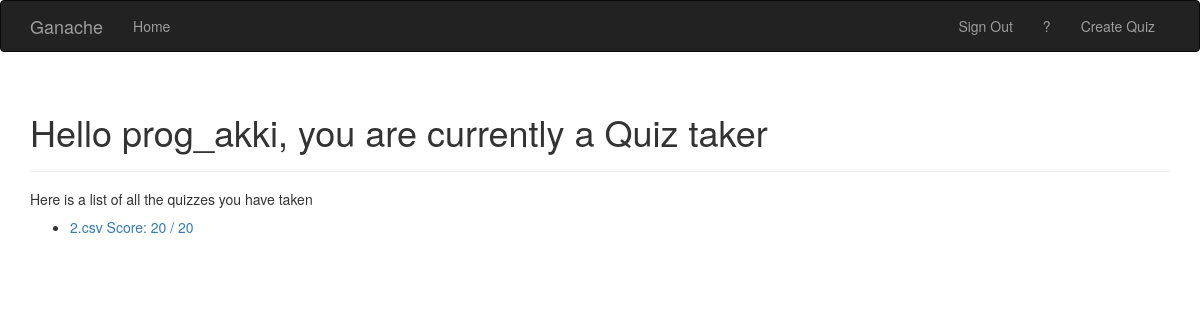
Before: / (signed in) with the older database file.
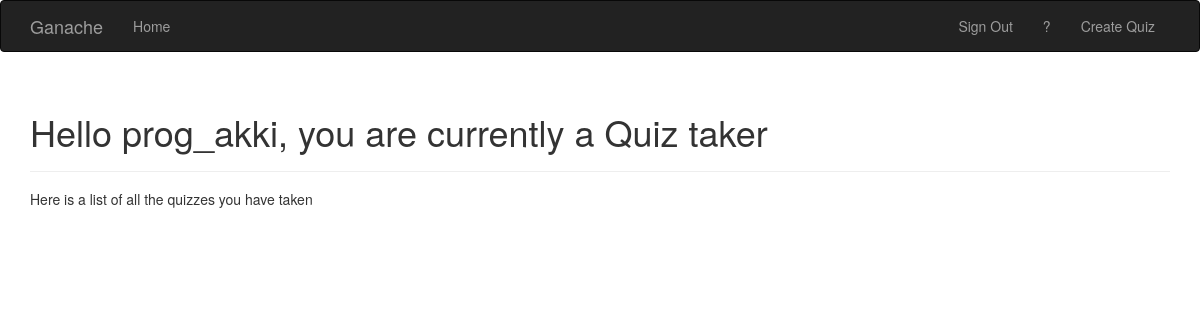
After: the same page with the newer database file.
### app/models.py (models this page shows, shortened)
class Quiz(db.Model):
    __tablename__ = 'quizzes'
    id = db.Column(db.Integer, primary_key = True)
    quizName = db.Column(db.String(128), default = '')
    creatorId = db.Column(db.Integer, db.ForeignKey('users.id'), default = 1)
    questionsIdList = db.Column(db.PickleType)
    questions = db.relationship('Question', backref='questionList', lazy = 'dynamic')
    def generateToken(self):
        return str(self.id) + '-' + str(self.quizName)

### app/main/views.py (the view, shortened to what this page needs)
@main.route('/')
def index():
    if current_user.is_authenticated:
        role_id = User.query.filter_by(id=current_user.get_id()).first().role_id
    else:
    	return render_template('index.html')
    if role_id == -1:
    	pass
    elif role_id == 1:
    	scores = Score.query.filter_by(giverId = current_user.get_id())
    	quizNamesList = []
    	scoresList = []
    	totalScoresList = []
    	tokensList = []
    	for score in scores:
    		quiz = Quiz.query.filter_by(id = score.quizId).first()
    		totalScoresList.append( len( quiz.questionsIdList ) * QUESTIONSCORE )
    		quizNamesList.append(quiz.quizName)
    		scoresList.append(score.score)
    		totalScoresList.append
    		tokensList.append(quiz.generateToken())
    	listLen = len(quizNamesList)
    	return render_template('quizTaker.html', quizNamesList = quizNamesList, scoresList = scoresList, tokensList = tokensList, listLen = listLen, totalScoresList = totalScoresList, user= current_user)

### app/auth/views.py (called while the page is built)
@auth.before_app_request
def before_request():
	if current_user.is_authenticated and not current_user.confirmed and request.endpoint[:5] != 'auth.':
		return redirect(url_for('auth.unconfirmed'))

### app/models.py (called while the page is built)
@login_manager.user_loader
def load_user(user_id):
	return User.query.get(int(user_id))

### app/templates/quizTaker.html (shortened to what this page needs)
{% extends "base.html" %}
{% import "bootstrap/wtf.html" as wtf %}
{% block page_content %}
<div class="page-header">
	{% if user.is_authenticated %}
    <h1>Hello {{ user.username }}, you are currently a Quiz taker
    {% endif %}
    </h1>
</div>
<h5>Here is a list of all the quizzes you have taken</h5>
    <ul>
{% for i in range(listLen) %}
    <li>
        <a href = "{{url_for('quiz.quizz') }}view/{{tokensList[i]}}" >
            <p>
                {{ quizNamesList[i] }}       Score: {{scoresList[i]}} / {{totalScoresList[i]}}
            </p>
        </a>
    </li>
{% endfor %}
    </ul>
{% endblock %}

Changed rows visible on the page:
removed Quiz: quizName "2.csv"
Other visible differences:
list line gone: "Score: 20 / 20"
